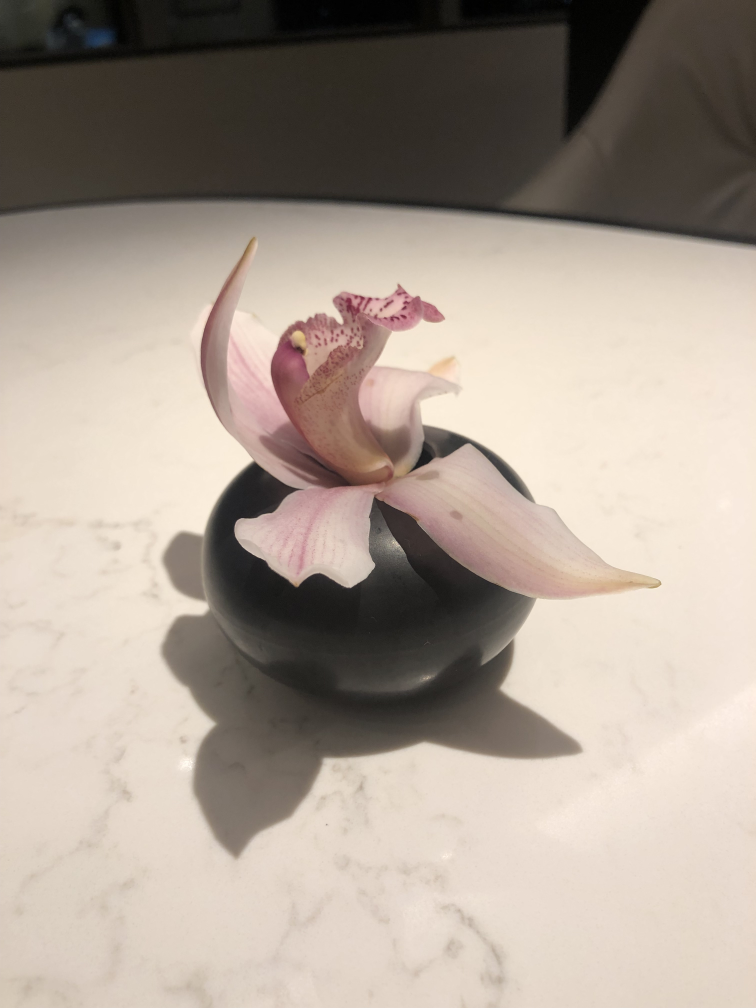
#> input picture flower.jpg, 3024 x 4032 px (shown at 1/4 size)
$ python -i functions.py   (imports and definitions only)
#> lines starting #> are read from the running program, lines starting #| are printed output that depends on the picture
#> further down, picture is the input picture: shape (4032, 3024, 3); mean B, G, R 146.2, 157.3, 169.6
import numpy as np
import cv2
import imutils
import random as rng


# [142 lines left out: functions resize, contours, findPage, transform, sharp, not called in this run]

def equalize(img):
    """
    This function equalizes the histogram in the bgr channels to improve contrast.
    """
    img = img.astype('uint8')
    img[:,:,0] = cv2.equalizeHist(img[:,:,0])
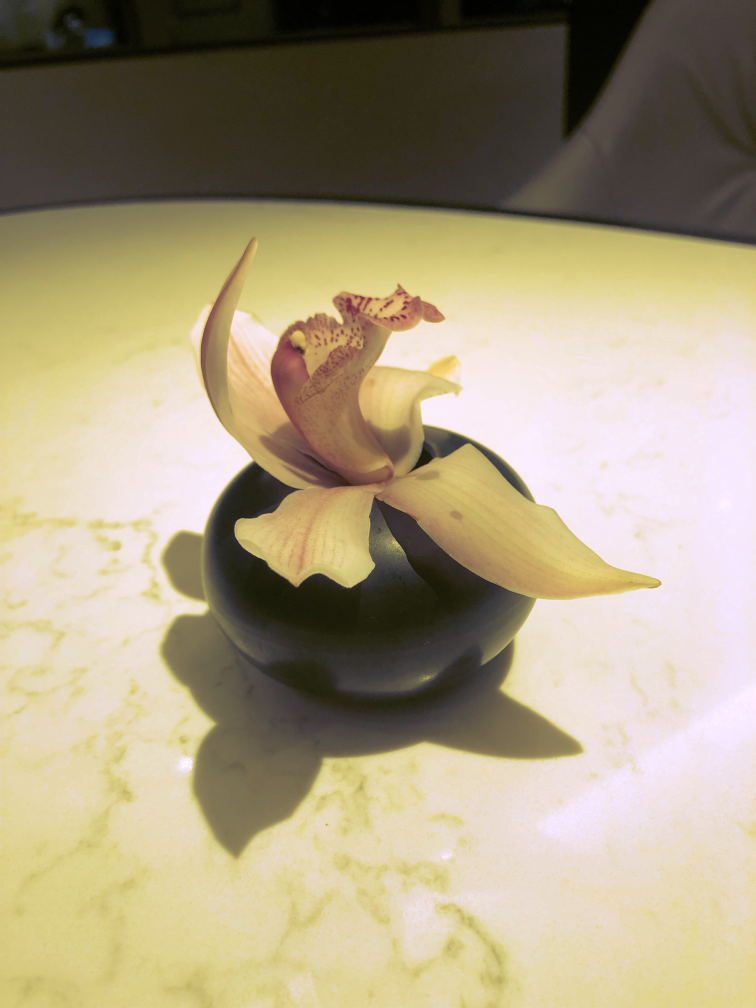
#> img: shape (4032, 3024, 3) (shown at 1/4 size); mean B, G, R 128.8, 157.3, 169.6
    img[:,:,1] = cv2.equalizeHist(img[:,:,1])
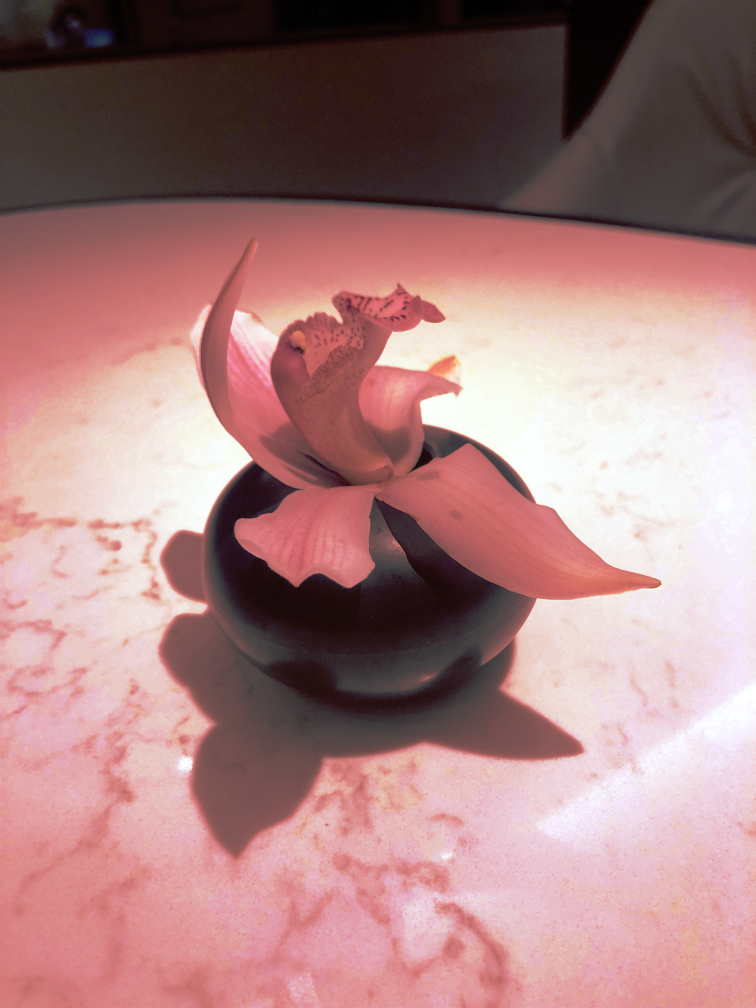
#> img: shape (4032, 3024, 3) (shown at 1/4 size); mean B, G, R 128.8, 128.7, 169.6
    img[:,:,2] = cv2.equalizeHist(img[:,:,2])
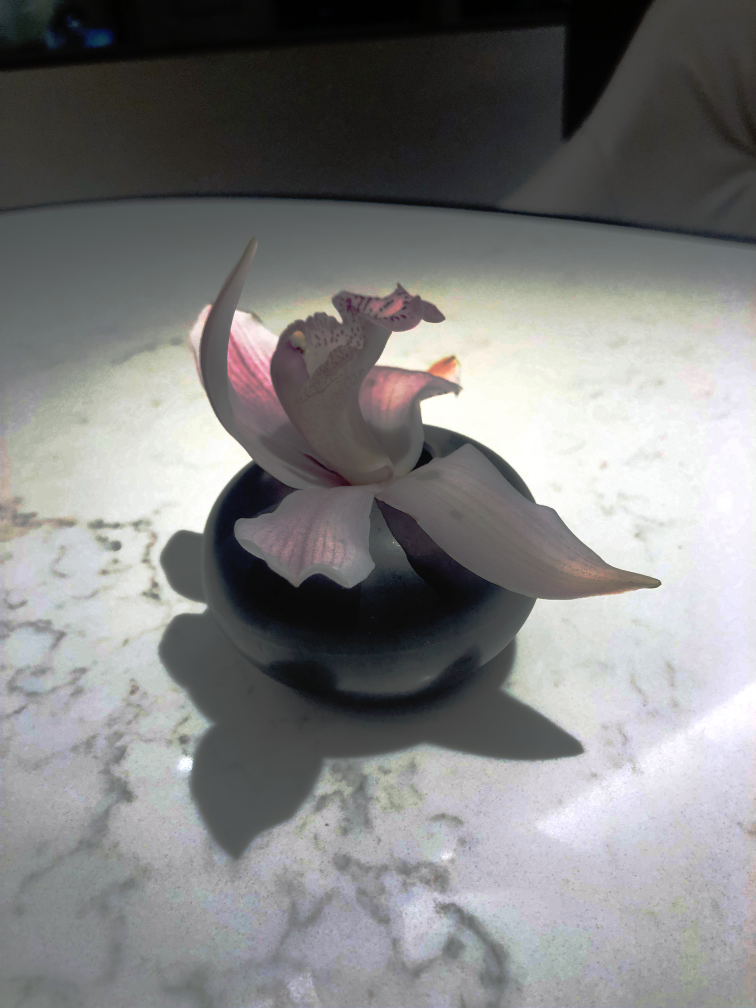
#> img: shape (4032, 3024, 3) (shown at 1/4 size); mean B, G, R 128.8, 128.7, 128.8

    return(img)

# [37 lines left out: functions focus, show, contrast, checkBrightness, not called in this run]

>>> import cv2
>>> picture = cv2.imread('flower.jpg')
>>> result = equalize(picture)
